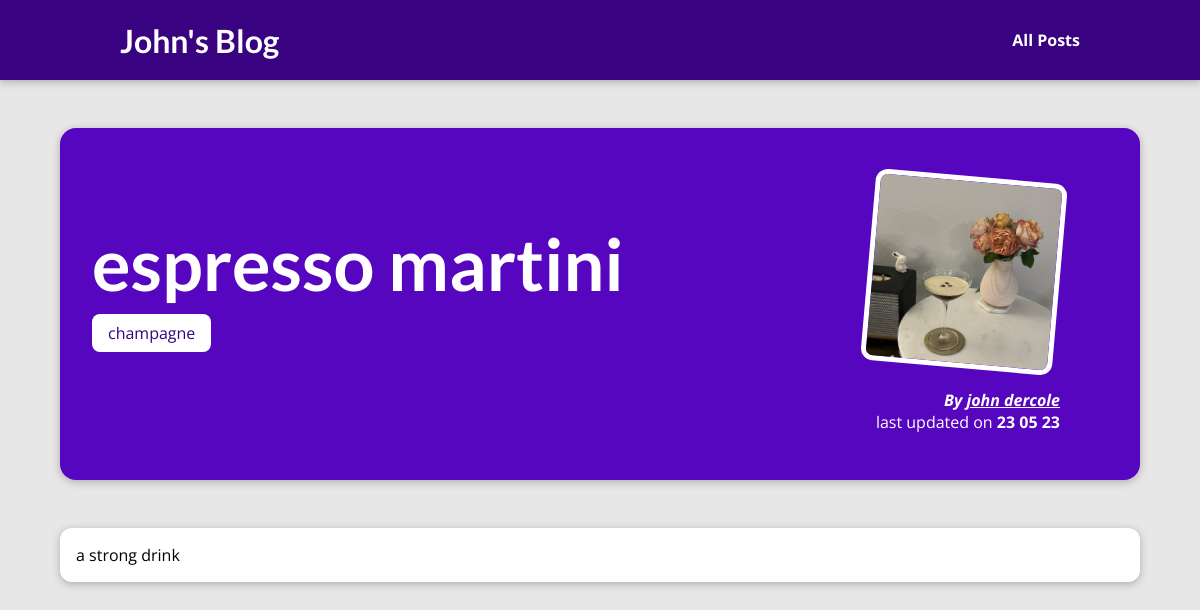
The app's page /posts/espresso-martini with its own data.
### blog/models.py (models this page shows, shortened)
class Post(models.Model):
    title = models.CharField(max_length=150)
    excerpt = models.CharField(max_length=300)
    image = models.ImageField(upload_to="posts", null=True)
    date = models.DateField(auto_now=True)
    slug = models.SlugField(unique=True, db_index=True)
    content = models.TextField(validators=[MinLengthValidator(10)])
    author = models.ForeignKey(Author, on_delete=models.SET_NULL, null=True, related_name="posts")
    tags = models.ManyToManyField(Tag)

class Tag(models.Model):
    caption = models.CharField(max_length=20)

class Author(models.Model):
    first_name = models.CharField(max_length=100)
    last_name = models.CharField(max_length=100)
    email_address = models.EmailField()
    def __str__(self):
        return f"{self.first_name} {self.last_name}"

### blog/views.py (the view)
# urls.py: path("posts/<slug:slug>", views.SinglePostView.as_view(), name="post-detail-page")
class SinglePostView(DetailView):
    template_name = "blog/post-detail.html"
    model = Post
    def get_context_data(self, **kwargs):
        context = super().get_context_data( **kwargs)
        context["post_tags"] = self.object.tags.all()
        return context

### blog/templates/blog/post-detail.html (shortened to what this page needs)
{% extends "base.html" %}
{% load static %}
{% block css_files %}
    <link rel="stylesheet"  href="{% static 'blog/post-detail.css' %}" />
{% endblock %}
{% block content %}
    <section id="summary" >
        <h2>{{ post.title }}</h2>
        <div>
            {% for tag in post_tags %}
                <span class="tag" >{{ tag.caption }}</span>
            {%  endfor %}
        </div>
        <article>
            <img src="{{ post.image.url }}" alt="{{ post.title }}" />
            <address>By <a href="mailto:{{ post.author.email_address }}">{{ post.author }}</a></address>
            <div>
                last updated on <time>{{ post.date|date:"d m y" }}</time>
            </div>
        </article>
    </section>
    <main>
        {{ post.content }}
    </main>
{% endblock %}

### static/app.css (style rules this page uses)
* { box-sizing: border-box; }
html { font-family: 'Open Sans', 'Lato', sans-serif; }
body { margin: 0; }
h1, h2, h3 { font-family: 'Lato', sans-serif; font-weight: bold; }

### blog/static/blog/post-detail.css (style rules this page uses)
body { background-color: #e7e7e7; }
#summary { margin: 8rem auto 3rem auto; padding: 2rem; width: 90%; max-width: 90rem; border-radius: 16px; background-color: #5706c0; position: relative; box-shadow: 0 2px 8px rgba(0, 0, 0, 0.25); height: 22rem; }
#summary h2 { color: white; font-size: 4.5rem; margin-bottom: 1rem; }
#summary article { position: absolute; top: 2rem; right: 3rem; padding: 1rem 2rem; border-radius: 12px; text-align: right; color: white; }
#summary article img { width: 12rem; height: 12rem; border-radius: 12px; transform: rotateZ(5deg); border: 5px solid white; margin-bottom: 1rem; }
#summary address { font-weight: bold; }
#summary a { color:white; text-transform: none; }
#summary time { font-weight: bold; }
main { width: 90%; max-width: 90rem; margin: 3rem auto; background-color: white; padding: 1rem; border-radius: 12px; box-shadow: 0 2px 8px rgba(0, 0, 0, 0.25); }
.tag { background-color: white; color: #390281; padding: 0.5rem 1rem; border-radius: 8px; }

### records on screen
Post: title "espresso martini", image (picture), author "john dercole", date "23 05 23", content "a strong drink"
Tag: caption "champagne"
